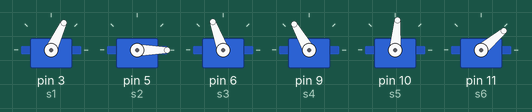
This sketch was run on a simulated Arduino Uno, built with avr-gcc and run on an emulated ATmega328P. On the bench: 6 × servo.

Above: at 0.1 s.
At 2.1 s:
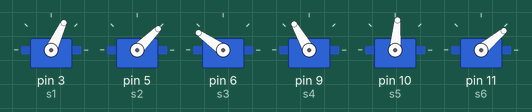
At 3.1 s:
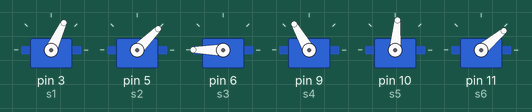
At 7.1 s:
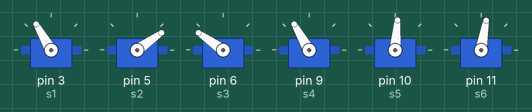
At 8.9 s:
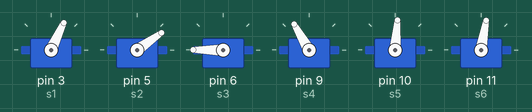
At 12.3 s:
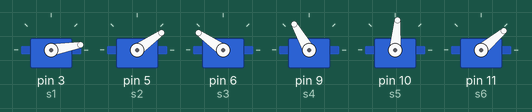
Timing chart, 0 to 16.1 s (numbered marks = the images above):
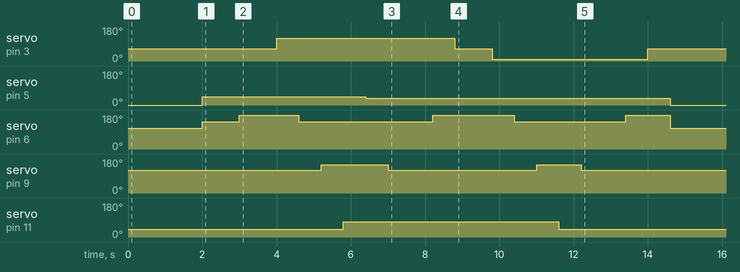

The sketch:

manipulator_arm.ino
```cpp
#include<Servo.h>
Servo s1;
Servo s2;
Servo s3;
Servo s4;
Servo s5;
Servo s6;

void J1Left()
{
  s1.write(120);
}

void J1Center()
{
  s1.write(65);
}

void J1Right()
{
  s1.write(10);
}

void J2Back()
{
  s2.write(0);
}

void J2Center()
{
  s2.write(35);
}

void J2Forw()
{
  s2.write(45);
}

void J3Up()
{
  s3.write(180);
}

void J3Center()
{
  s3.write(145);
}

void J3Down()
{
  s3.write(110);
}

void J4Up()
{
  s4.write(50);
}

void J4Center()
{
  s4.write(120);
}

void J4Down()
{
  s4.write(150);
}

void J5Left()
{
  s5.write(5);
}

void J5Center()
{
  s5.write(85);
}

void J5Right()
{
  s5.write(175);
}

void J6Open()
{
  s6.write(40);
}

void J6Close()
{
  s6.write(80);
}

void Init()
{
  J1Center();
  J3Center();
  J2Back();
  J3Down();
  J4Center();
  J5Center();
  J6Open();
  delay(2000);
}

void Ready()
{
  J2Forw();
  J3Center();
  delay(1000);
  J3Up();
  delay(1000);
}

void Pick()
{
  J1Left();
  delay(600);
  J3Center();
  delay(600);
  J4Down();
  delay(600);
  J6Close();
  delay(600);
  J2Center();
  delay(600);
  J4Center();
  delay(600);
  J3Center();
  delay(600);
  J3Up();
  delay(600);
  J1Center();
  delay(1000);
}

void Drop()
{
  J1Right();
  delay(600);
  J3Center();
  delay(600);
  J4Down();
  delay(600);
  J6Open();
  delay(600);
  J4Center();
  delay(600);
  J3Center();
  delay(600);
  J3Up();
  delay(600);
  J1Center();
  delay(600);
}

void setup()
{
  s1.attach(3);
  s2.attach(5);
  s3.attach(6);
  s4.attach(9);
  s5.attach(10);
  s6.attach(11);
  Init();
  Ready();
  Pick();
  Drop();
  Init();
}

void loop()
{
}
```
